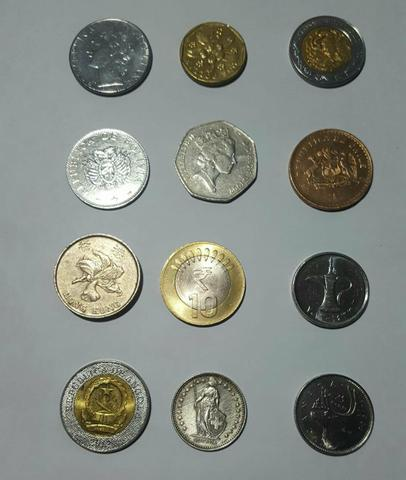
#> input picture OpencVLOG/moedas.jpg, 406 x 480 px
$ python episodio6.py
#> lines starting #> are read from the running program, lines starting #| are printed output that depends on the picture; after the words box and inside, x2 and y2 are one past the last pixel; in counts of white or black regions, pixels touching at a corner belong together
import cv2
import numpy as np

img = cv2.imread("moedas.jpg", 0)
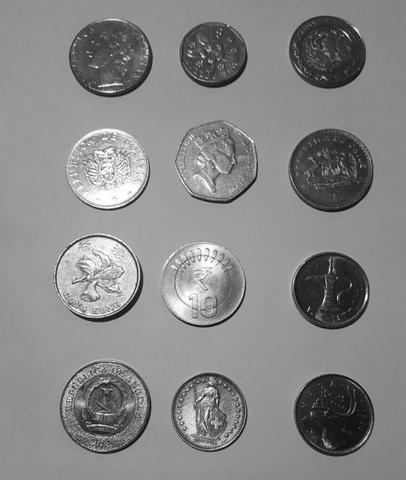
#> img: shape (480, 406); min 1, max 255, mean 135.4

adp1 = cv2.adaptiveThreshold(img, 255, cv2.ADAPTIVE_THRESH_MEAN_C, \
                             cv2.THRESH_BINARY, 11, 2)
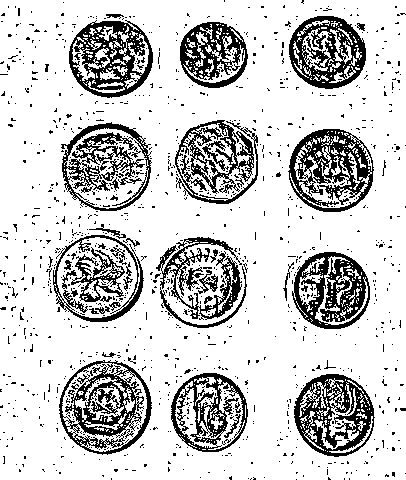
#> adp1: shape (480, 406); 79.6% white; 1137 black regions (1090 under 20 px), largest, box (x1, y1, x2, y2) and area: (59, 360, 152, 455) 3566, (288, 129, 374, 212) 3443, (294, 374, 375, 457) 3258
adp2 = cv2.adaptiveThreshold(img, 255, cv2.ADAPTIVE_THRESH_GAUSSIAN_C, \
                             cv2.THRESH_BINARY, 11, 2)
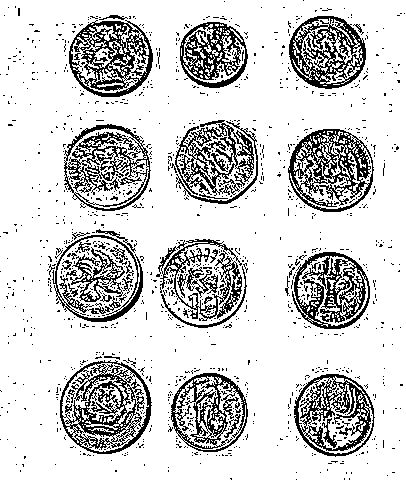
#> adp2: shape (480, 406); 81.4% white; black in thin lines or dots

cv2.imshow("original", img)
cv2.imshow("limiarizacao adp media", adp1)
cv2.imshow("limiarizacao adp gaussiana", adp2)

cv2.waitKey(0)
cv2.destroyAllWindows()
